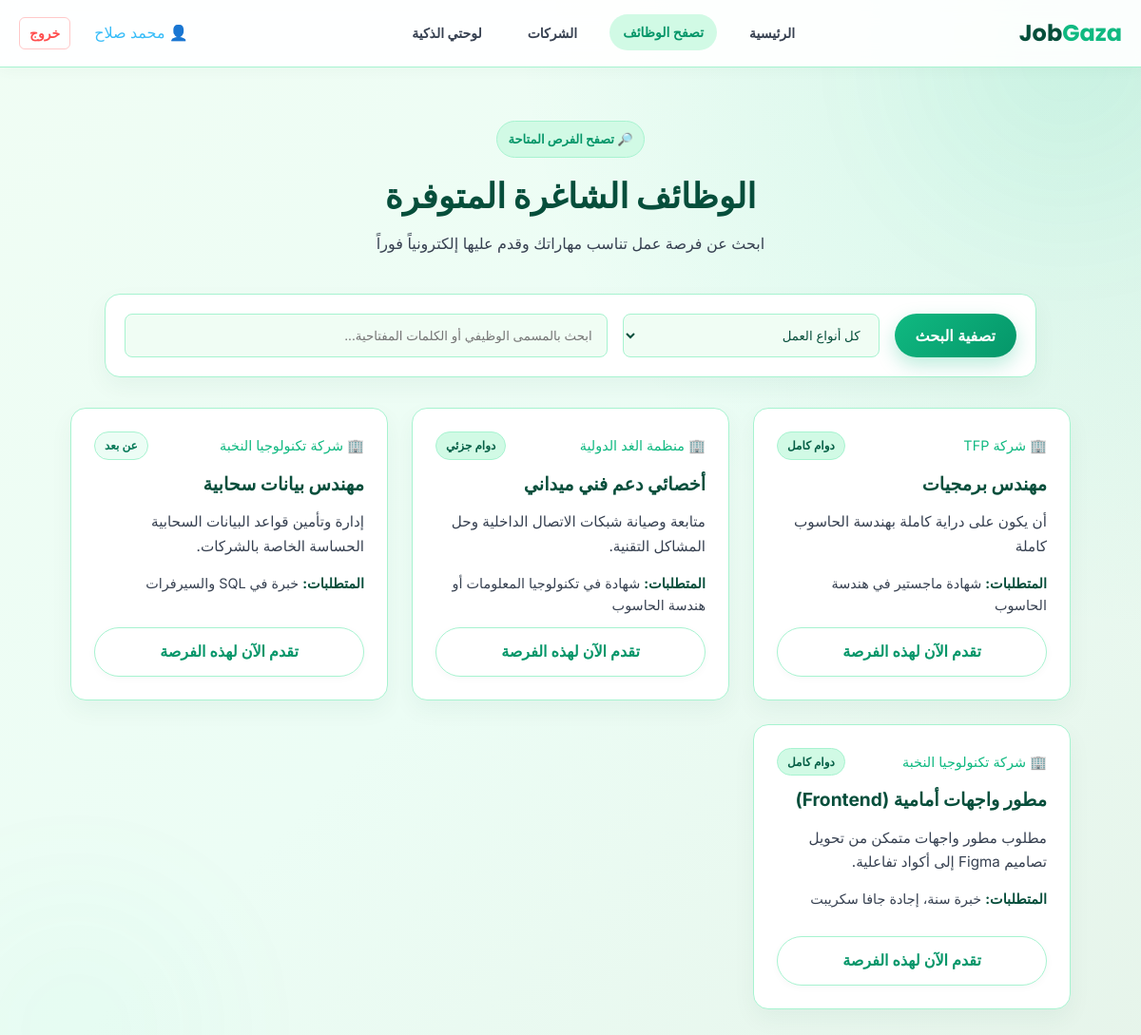
The page /jobs (signed in) on the database its author committed.
### tables this page shows
CREATE TABLE jobs (
        id INTEGER PRIMARY KEY AUTOINCREMENT,
        user_id INTEGER NOT NULL, -- معرف الشركة من جدول users
        title TEXT NOT NULL,
        company_name TEXT NOT NULL,
        job_type TEXT NOT NULL, -- 'full_time', 'part_time', 'remote', etc.
        description TEXT NOT NULL,
        requirements TEXT NOT NULL,
        created_at TIMESTAMP DEFAULT CURRENT_TIMESTAMP,
        FOREIGN KEY (user_id) REFERENCES users (id) ON DELETE CASCADE
    );

### app.py (the view)
@app.route('/jobs')
def jobs():
    search_query = request.args.get('search', '')
    job_type = request.args.get('type', '')
    company_id = request.args.get('company_id', '')
    conn = get_db_connection()
    query = "SELECT id, title, company_name, description, requirements, job_type FROM jobs WHERE 1=1"
    params = []
    if search_query:
        query += " AND (title LIKE ? OR description LIKE ?)"
        params.extend([f'%{search_query}%', f'%{search_query}%'])
    if job_type:
        query += " AND job_type = ?"
        params.append(job_type)
    if company_id:
        query += " AND user_id = ?"
        params.append(company_id)
    query += " ORDER BY id DESC"
    jobs_list = conn.execute(query, params).fetchall()
    conn.close()
    return render_template('jobs.html', jobs=jobs_list)

### app.py (called while the page is built)
def get_db_connection():
    conn = sqlite3.connect('database.db')
    conn.row_factory = sqlite3.Row
    conn.execute("PRAGMA foreign_keys = ON")
    return conn

### templates/jobs.html (shortened to what this page needs)
<!DOCTYPE html>
<html lang="ar" dir="rtl">
<head>
    <link rel="stylesheet" href="{{ url_for('static', filename='style.css') }}?v=2">
</head>
<body>
    <header class="navbar">
        <div class="nav-container" style="display: flex; justify-content: space-between; align-items: center; width: 100%; max-width: 1200px; margin: 0 auto; padding: 0 20px;">
            <div class="logo">Job<span>Gaza</span></div>
            <nav class="nav-links" style="display: flex; gap: 20px;">
                <a href="{{ url_for('index') }}" class="nav-link">الرئيسية</a>
                <a href="{{ url_for('jobs') }}" class="nav-link active">تصفح الوظائف</a>
                <a href="{{ url_for('companies') }}" class="nav-link">الشركات</a>
                {% if session.get('user_role') == 'seeker' %}
                    <a href="{{ url_for('seeker_dashboard') }}" class="nav-link">لوحتي الذكية</a>
                {% elif session.get('user_role') == 'employer' %}
                    <a href="{{ url_for('employer_dashboard') }}" class="nav-link">إدارة المنشورات</a>
                {% endif %}
            </nav>
            <div class="nav-actions" style="display: flex; align-items: center; gap: 25px; min-width: max-content; white-space: nowrap;">
                {% if session.get('user_id') %}
                    <span style="color: #38bdf8; font-weight: 500;">👤 {{ session['user_name'] }}</span>
                    <a href="{{ url_for('logout') }}" class="btn-ghost" style="color: #ff4d4d; text-decoration: none; font-weight: bold; padding: 5px 10px; border: 1px solid rgba(255,77,77,0.3); border-radius: 6px;">خروج</a>
                {% else %}
                    <a href="{{ url_for('login') }}" class="btn-ghost">تسجيل دخول</a>
                    <a href="{{ url_for('register') }}" class="btn-pill">أنشئ حساب</a>
                {% endif %}
            </div>
        </div>
    </header>
    <main class="page-main">
        <div class="container">
            <div class="page-intro">
                <div class="hero-badge small">🔎 تصفح الفرص المتاحة</div>
                <h1 class="page-title">الوظائف الشاغرة المتوفرة</h1>
                <p class="page-subtitle">ابحث عن فرصة عمل تناسب مهاراتك وقدم عليها إلكترونياً فوراً</p>
            </div>
            <div class="filter-panel">
                <form method="GET" action="{{ url_for('jobs') }}">
                    <button type="submit" class="btn-pill-active" style="height: 46px; padding: 0 22px; cursor: pointer; white-space: nowrap; display: flex; align-items: center; justify-content: center;">تصفية البحث</button>
                    <select name="type" style="height: 46px; flex: 1; min-width: 180px; background: #ffffff; border: 1px solid var(--color-border); color: var(--color-text-primary); padding: 0 15px; border-radius: 8px; font-family: inherit; cursor: pointer;">
                        <option value="">كل أنواع العمل</option>
                    </select>
                    <input type="text" name="search" placeholder="ابحث بالمسمى الوظيفي أو الكلمات المفتاحية..." value="{{ request.args.get('search', '') }}" style="height: 46px; flex: 2; min-width: 240px; background: #ffffff; border: 1px solid var(--color-border); color: var(--color-text-primary); padding: 0 15px; border-radius: 8px; font-family: inherit;">
                </form>
            </div>
            <div class="jobs-grid" style="display: grid; grid-template-columns: repeat(auto-fill, minmax(300px, 1fr)); gap: 25px; width: 100%;">
                {% if jobs %}
                    {% for job in jobs %}
                        <div class="job-card" style="display: flex; flex-direction: column; justify-content: space-between; min-height: 300px;">
                            <div>
                                <div class="job-meta-row">
                                    <span style="font-size: 0.9rem; color: var(--color-active);">🏢 {{ job['company_name'] }}</span>
                                    <span class="job-badge {% if job['job_type'] == 'remote' %}status-remote{% endif %}">
                                        {% if job['job_type'] == 'full_time' %}دوام كامل
                                        {% elif job['job_type'] == 'part_time' %}دوام جزئي
                                        {% elif job['job_type'] == 'remote' %}عن بعد
                                        {% else %}عمل حر / عقد{% endif %}
                                    </span>
                                </div>
                                <h3 style="color: var(--color-text-primary); margin-bottom: 12px; font-size: 1.2rem;">{{ job['title'] }}</h3>
                                <p style="font-size: 0.95rem; color: var(--color-text-secondary); margin-bottom: 14px; line-height: 1.7;">{{ job['description'] }}</p>
                                <p style="font-size: 0.9rem; color: var(--color-text-secondary); margin-bottom: 12px;"><strong style="color: var(--color-text-primary);">المتطلبات:</strong> {{ job['requirements'] }}</p>
                            </div>
                            {% if session.get('user_role') == 'seeker' %}
                                <a href="{{ url_for('apply', job_id=job['id']) }}" class="btn-pill-secondary" style="text-decoration: none; text-align: center; display: inline-block; width: 100%;">تقدم الآن لهذه الفرصة</a>
                            {% elif not session.get('user_id') %}
                                <a href="{{ url_for('login') }}" class="btn-pill-secondary" style="text-decoration: none; text-align: center; display: inline-block; width: 100%; font-size: 0.85rem; background: transparent; border-color: var(--color-border);">سجل دخول للتقديم</a>
                            {% endif %}
                        </div>
                    {% endfor %}
                {% else %}
                    <div style="grid-column: 1 / -1; text-align: center; padding: 40px; color: #888;">
                        <p>لا توجد وظائف تطابق فلاتر البحث الحالية.</p>
                    </div>
                {% endif %}
            </div>
        </div>
    </main>
</body>
</html>

### rows shown on the page
jobs: company_name "شركة TFP", job_type "دوام كامل", title "مهندس برمجيات", description "أن يكون على دراية كاملة بهندسة الحاسوب كاملة", requirements "شهادة ماجستير في هندسة الحاسوب"
jobs: company_name "منظمة الغد الدولية", job_type "دوام جزئي", title "أخصائي دعم فني ميداني", description "متابعة وصيانة شبكات الاتصال الداخلية وحل المشاكل التقنية.", requirements "شهادة في تكنولوجيا المعلومات أو هندسة الحاسوب"
jobs: company_name "شركة تكنولوجيا النخبة", job_type "عن بعد", title "مهندس بيانات سحابية", description "إدارة وتأمين قواعد البيانات السحابية الحساسة الخاصة بالشركات.", requirements "خبرة في SQL والسيرفرات"
jobs: company_name "شركة تكنولوجيا النخبة", job_type "دوام كامل", title "مطور واجهات أمامية (Frontend)", description "مطلوب مطور واجهات متمكن من تحويل تصاميم Figma إلى أكواد تفاعلية.", requirements "خبرة سنة، إجادة جافا سكريبت"

### other values the page prints
{{ session['user_name'] }} "محمد صلاح"
